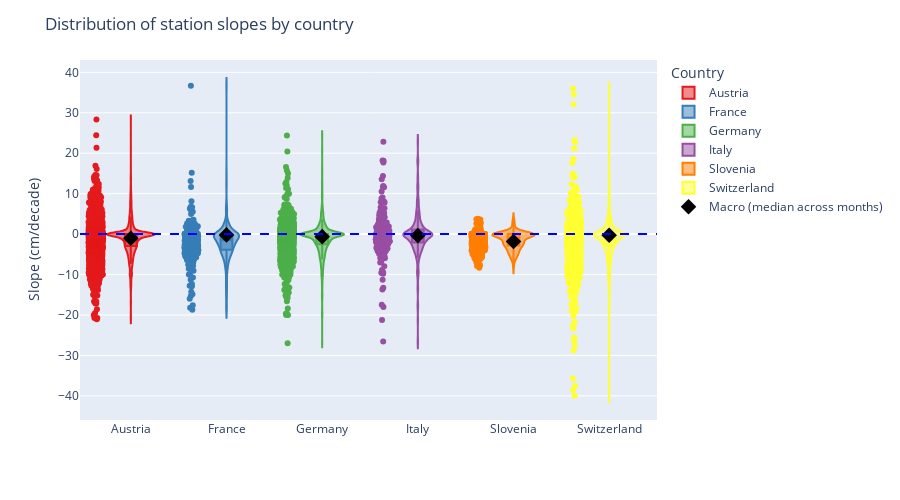

Source (notebook cell):
### Markdown cell above
#### Distribution Of Station Slopes Per Country Month

This chart shows the distribution of station–month time-series slopes (Theil–Sen, cm/decade) by country. Each dot is one station-month series; the violin summarizes its spread. 

The black ♦ marks a macro signal, the median of the country-month slopes across the winter season (Nov–May), which captures each country’s central seasonal trend while remaining robust to outliers and month-to-month imbalance. 

The horizontal dashed blue line is zero-slope change; values below it indicate long-term declines.

### Code cell
from Scripts.figures import country_station_slope_distrib
country_station_disb = country_station_slope_distrib(typical_station_month, avg_country_month)
country_station_disb

### Figure 1 — Plotly figure (JSON) as saved in the notebook; plotly's stock layout.template omitted (floating-point values rounded to 4 significant figures; data arrays with more than 128 entries replaced by an {"elided": "..."} marker saying what was removed)
{"data": [{"alignmentgroup": "True", "box": {"visible": true}, "customdata": {"elided": "2195x3 mixed values"}, "hovertemplate": "Country=%{x}<br>Slope / Decade=%{y}<br>p-value=%{customdata[0]}<br>Station ID=%{customdata[1]}<br>Month=%{customdata[2]}<extra></extra>", "legendgroup": "Austria", "marker": {"color": "rgb(228,26,28)"}, "name": "Austria", "offsetgroup": "Austria", "orientation": "v", "points": "all", "scalegroup": "True", "showlegend": true, "type": "violin", "x": {"elided": "2195 str values"}, "x0": " ", "xaxis": "x", "y": {"elided": "2195 float values"}, "y0": " ", "yaxis": "y"}, {"alignmentgroup": "True", "box": {"visible": true}, "customdata": {"elided": "300x3 mixed values"}, "hovertemplate": "Country=%{x}<br>Slope / Decade=%{y}<br>p-value=%{customdata[0]}<br>Station ID=%{customdata[1]}<br>Month=%{customdata[2]}<extra></extra>", "legendgroup": "France", "marker": {"color": "rgb(55,126,184)"}, "name": "France", "offsetgroup": "France", "orientation": "v", "points": "all", "scalegroup": "True", "showlegend": true, "type": "violin", "x": {"elided": "300 str values"}, "x0": " ", "xaxis": "x", "y": {"elided": "300 float values"}, "y0": " ", "yaxis": "y"}, {"alignmentgroup": "True", "box": {"visible": true}, "customdata": {"elided": "1103x3 mixed values"}, "hovertemplate": "Country=%{x}<br>Slope / Decade=%{y}<br>p-value=%{customdata[0]}<br>Station ID=%{customdata[1]}<br>Month=%{customdata[2]}<extra></extra>", "legendgroup": "Germany", "marker": {"color": "rgb(77,175,74)"}, "name": "Germany", "offsetgroup": "Germany", "orientation": "v", "points": "all", "scalegroup": "True", "showlegend": true, "type": "violin", "x": {"elided": "1103 str values"}, "x0": " ", "xaxis": "x", "y": {"elided": "1103 float values"}, "y0": " ", "yaxis": "y"}, {"alignmentgroup": "True", "box": {"visible": true}, "customdata": {"elided": "249x3 mixed values"}, "hovertemplate": "Country=%{x}<br>Slope / Decade=%{y}<br>p-value=%{customdata[0]}<br>Station ID=%{customdata[1]}<br>Month=%{customdata[2]}<extra></extra>", "legendgroup": "Italy", "marker": {"color": "rgb(152,78,163)"}, "name": "Italy", "offsetgroup": "Italy", "orientation": "v", "points": "all", "scalegroup": "True", "showlegend": true, "type": "violin", "x": {"elided": "249 str values"}, "x0": " ", "xaxis": "x", "y": {"elided": "249 float values"}, "y0": " ", "yaxis": "y"}, {"alignmentgroup": "True", "box": {"visible": true}, "customdata": {"elided": "366x3 mixed values"}, "hovertemplate": "Country=%{x}<br>Slope / Decade=%{y}<br>p-value=%{customdata[0]}<br>Station ID=%{customdata[1]}<br>Month=%{customdata[2]}<extra></extra>", "legendgroup": "Slovenia", "marker": {"color": "rgb(255,127,0)"}, "name": "Slovenia", "offsetgroup": "Slovenia", "orientation": "v", "points": "all", "scalegroup": "True", "showlegend": true, "type": "violin", "x": {"elided": "366 str values"}, "x0": " ", "xaxis": "x", "y": {"elided": "366 float values"}, "y0": " ", "yaxis": "y"}, {"alignmentgroup": "True", "box": {"visible": true}, "customdata": {"elided": "1096x3 mixed values"}, "hovertemplate": "Country=%{x}<br>Slope / Decade=%{y}<br>p-value=%{customdata[0]}<br>Station ID=%{customdata[1]}<br>Month=%{customdata[2]}<extra></extra>", "legendgroup": "Switzerland", "marker": {"color": "rgb(255,255,51)"}, "name": "Switzerland", "offsetgroup": "Switzerland", "orientation": "v", "points": "all", "scalegroup": "True", "showlegend": true, "type": "violin", "x": {"elided": "1096 str values"}, "x0": " ", "xaxis": "x", "y": {"elided": "1096 float values"}, "y0": " ", "yaxis": "y"}, {"marker": {"color": "black", "size": 12, "symbol": "diamond"}, "mode": "markers", "name": "Macro (median across months)", "type": "scatter", "x": ["Austria", "France", "Germany", "Italy", "Slovenia", "Switzerland"], "y": [-1.015, -0.1964, -0.6251, -0.3663, -1.845, -0.2703]}], "layout": {"height": 500, "legend": {"title": {"text": "Country"}, "tracegroupgap": 0}, "margin": {"t": 60}, "shapes": [{"line": {"color": "blue", "dash": "dash"}, "type": "line", "x0": 0, "x1": 1, "xref": "x domain", "y0": 0, "y1": 0, "yref": "y"}], "title": {"text": "Distribution of station slopes by country"}, "violinmode": "overlay", "xaxis": {"anchor": "y", "categoryarray": ["Austria", "France", "Germany", "Italy", "Slovenia", "Switzerland"], "categoryorder": "array", "domain": [0, 1], "title": {"text": ""}}, "yaxis": {"anchor": "x", "domain": [0, 1], "title": {"text": "Slope (cm/decade)"}}}}
